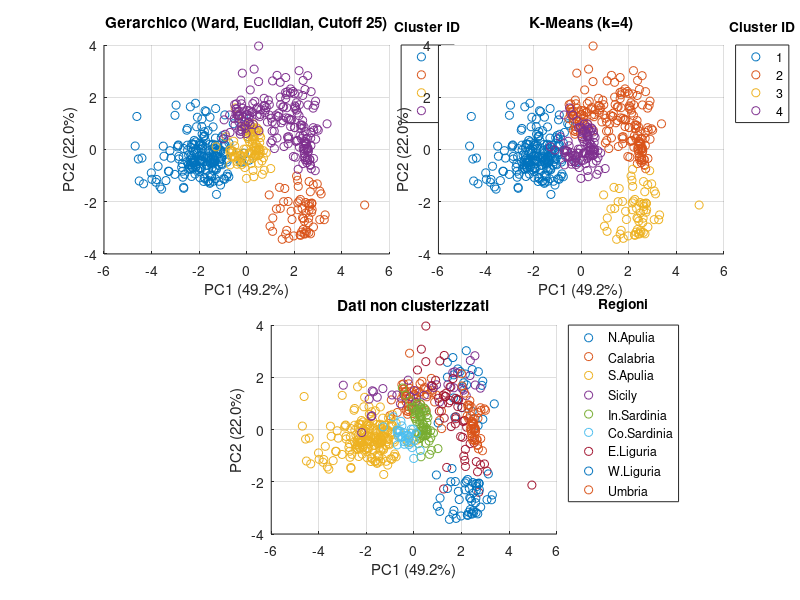

The MATLAB script that drew this image: (Note: this script raises an error after producing the figure.)
%% CONFRONTO METODI DI CLUSTERING - OLIVE OIL (Senza Silhouette)
% Include: DBSCAN, OPTICS e il Confronto Finale (Gerarchico vs K-Means)
clear; close all; clc;
load ('dataset.mat')
data = normalize(olivdata);
true_labels = category; 
RegionNames = {'N.Apulia', 'Calabria', 'S.Apulia', 'Sicily', 'In.Sardinia', 'Co.Sardinia', 'E.Liguria', 'W.Liguria', 'Umbria'};

% PCA
npc = 2;
[loading, scores, eigenvalues, T2, varexpl] = pca(data,'NumComponents',npc);

%% Confronto gerarchico, k-means, dati non clusterizzati
figure('Position', [50, 50, 1500, 900]);

% gerarchico (Ward, Euclidian)
subplot(2, 4, [1 2]);
linkageMethod = 'ward';
distanceMethod = 'euclidean';
Z = linkage(data, linkageMethod, distanceMethod);
cutoff = 25;
T_clusters = cluster(Z, 'Cutoff', cutoff, 'Criterion', 'distance');
gscatter(scores(:,1), scores(:,2), T_clusters);
% griglia e assi
xlabel(['PC1 (' num2str(varexpl(1),'%.1f') '%)']);
ylabel(['PC2 (' num2str(varexpl(2),'%.1f') '%)']);
title(['Gerarchico (Ward, Euclidian, Cutoff ' num2str(cutoff) ')']);
grid on;
% legenda
lgd1 = legend('Location', 'bestoutside'); 
title(lgd1, 'Cluster ID'); 

% k-means
subplot(2, 4, [3 4]);
k_num = 4;
[T_means, ~] = kmeans(data, k_num, 'Replicates', 10, 'Display', 'off'); % calcolo k-means
gscatter(scores(:,1), scores(:,2), T_means);
% griglia e assi
xlabel(['PC1 (' num2str(varexpl(1),'%.1f') '%)']);
ylabel(['PC2 (' num2str(varexpl(2),'%.1f') '%)']);
title(['K-Means (k=' num2str(k_num) ')']);
grid on;
% legenda
lgd2 = legend('Location', 'bestoutside'); 
title(lgd2, 'Cluster ID'); 

% dati non clusterizzati
subplot(2, 4, [6 7]); 
gscatter(scores(:,1), scores(:,2), true_labels);
% griglia e assi
xlabel(['PC1 (' num2str(varexpl(1),'%.1f') '%)']);
ylabel(['PC2 (' num2str(varexpl(2),'%.1f') '%)']);
title('Dati non clusterizzati');
grid on;
% legenda
lgd3 = legend(RegionNames, 'Location', 'bestoutside'); 
title(lgd3, 'Regioni');

%% DBSCAN (Density-Based Clustering)
minpts = 10; % minpts >= n_variabili + 1 (densità)

% grafico k-distance per calcolare epsilon
figure;
kD = pdist2(data, data, 'euc', 'Smallest', minpts);
plot(sort(kD(end,:)));
title(['Grafico k-Distance (minpts=' num2str(minpts) ')']);
ylabel('Distanza k-esimo vicino'); 
xlabel('Punti ordinati');
yline(1.1, '-', 'Epsilon suggerito','Color', '#990000');
grid on;

% grafico dbscan
figure;
epsilon = 1.1; 
T_dbscan = dbscan(data, epsilon, minpts);
gscatter(scores(:,1), scores(:,2), T_dbscan);
% griglia e assi
xlabel(['PC1 (' num2str(varexpl(1),'%.1f') '%)']);
ylabel(['PC2 (' num2str(varexpl(2),'%.1f') '%)']);
title(['DBSCAN (eps=' num2str(epsilon) ', minpts=' num2str(minpts) ')']);
grid on;
% legenda
lgd_db = legend('Location', 'bestoutside'); 
title(lgd_db, 'Cluster (-1=Noise)');


%% OPTICS
try
    k_optics = 10; % k_optics >= n_variabili + 1 (densità)
    [RD, CD, order] = optics(data, k_optics); % RD: distanze (asse Y), order: l'ordine dei campioni (asse X)
    % preprocess
    plot_RD = RD(order); 
    plot_RD(plot_RD > 100) = 0; % tronca il primo punto infinito
    sorted_labels = true_labels(order); % etichette nell'ordine del grafico

    % grafico OPTICS
    figure;
    hold on;
    % colori
    n_regions = 9;
    colors_map = jet(n_regions); % n colori distinti
    % inserimento delle barre per regione
    for i = 1:n_regions
        region_index = (sorted_labels == i); % posizione campione nella regione i
        x = find(region_index); % indici (posizioni)
        y = plot_RD(region_index); % altezze (distanza)
        bar(x, y, 'FaceColor', colors_map(i,:), 'EdgeColor', 'none', 'BarWidth', 1, 'DisplayName', RegionNames{i});
    end
    
    % griglia e assi
    ylabel('Distanza'); 
    xlabel('Ordine Campioni'); 
    title('OPTICS');
    grid on;
    axis tight;
    
    % legenda
    lgd = legend('Location', 'bestoutside');
    title(lgd, 'Regioni');
    hold off;
catch ME
    warning('Errore OPTICS.');
    disp(ME.message);
end